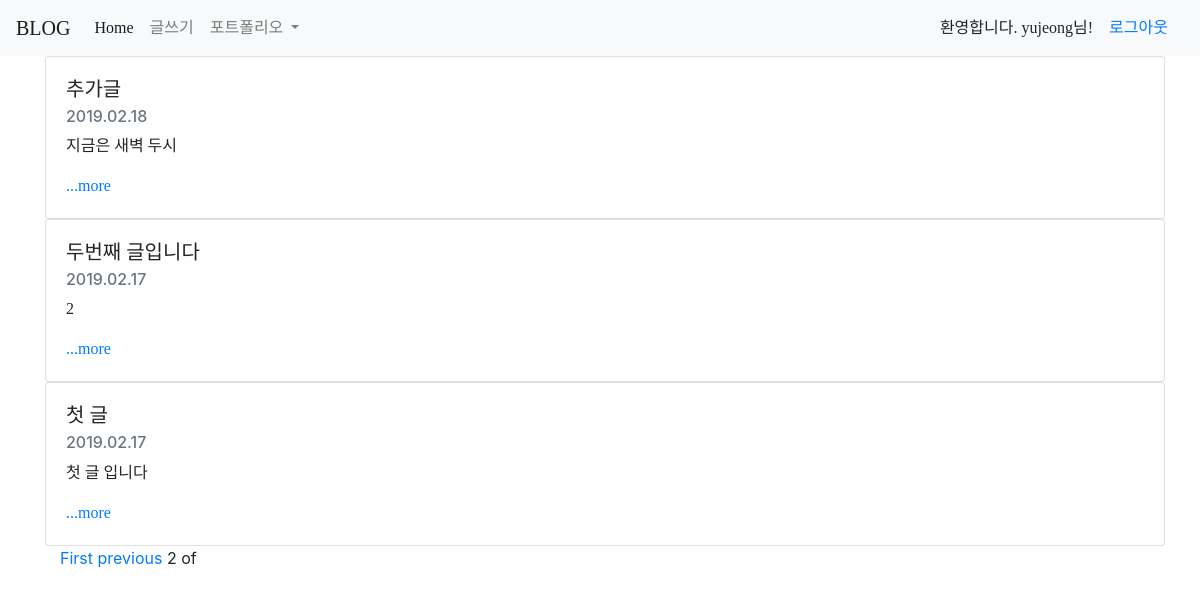
Page /?page=2 (signed in) on the committed database.
### blogApp/models.py (models this page shows, shortened)
class Blog(models.Model):
    title = models.CharField(max_length=200)
    pub_date = models.DateTimeField('date published')
    body = models.TextField()
    def summary(self):
        return self.body[:100]
    def time(self):
        return self.pub_date.strftime("%Y.%m.%d")

### blogApp/views.py (the view)
# urls.py: path('', blogApp.views.home, name="home"),
def home(request):
    blogs = Blog.objects.order_by('-pub_date')
    paginator = Paginator(blogs, 3)
    page = request.GET.get('page')
    posts = paginator.get_page(page)
    return render(request, 'home.html', {'blogs':blogs, 'posts':posts })

### blogApp/templates/home.html (shortened to what this page needs)
{% extends 'base.html' %}
{% block content %}
    {% for blog in posts %}
        <div class="card" style="width: 70rem;">
            <div class="card-body">
                <h5 id = no class="card-title">{{ blog.title }}</h5>
                <h6 class="card-subtitle mb-2 text-muted">{{blog.time}}</h6>
                <p id = dog class="card-text">{{ blog.summary}} </p>
                <a id = dog href="{% url 'detail' blog.id %}" class="card-link">...more</a>
            </div>
        </div>
    {% endfor %}
    <div class = container>
        {% if posts.has_previous %}
            <a href="?page1">First</a>
            <a href="?page={{posts.previous_page_number}}">previous</a>
        {% endif %}
        <span>{{posts.number}}</span>
        <span>of</span>
    </div>
{% endblock %}

### blog/templates/base.html (shortened to what this page needs)
{% load staticfiles %}
<head>
  <link rel="stylesheet" href="https://stackpath.bootstrapcdn.com/bootstrap/4.3.1/css/bootstrap.min.css">
</head>
<body>
    <nav class="navbar navbar-expand-lg navbar-light bg-light">
        <a class="navbar-brand" href="{% url 'home' %}">BLOG</a>
        <div class="collapse navbar-collapse" id="navbarSupportedContent">
          <ul class="navbar-nav mr-auto">
            <li class="nav-item active">
              <a class="nav-link" href="{% url 'home' %}">Home <span class="sr-only">(current)</span></a>
            </li>
            <li class="nav-item">
              <a class="nav-link" href="{% url 'new' %}">글쓰기</a>
            </li>
            <li class="nav-item dropdown">
              <a class="nav-link dropdown-toggle" href="#" id="navbarDropdown" role="button" data-toggle="dropdown" aria-haspopup="true" aria-expanded="false">
                포트폴리오
              </a>
            </li>
          </ul>
          {% if user.is_authenticated %}
            환영합니다. {{user.username}}님!
            <a class="nav-link" href="javascript:{document.getElementById('logout').submit()}">로그아웃</a>
          {% else %}
            <a class="nav-link" href="{% url 'login' %}">로그인</a>
            <a class="nav-link" href="{% url 'signup' %}">회원가입</a>
          {% endif %}
        </div>
      </nav>
      <div class="container">
          {% block content %}
          {% endblock %}
      </div>
</body>

### blog/templates/base.html (style rules this page uses)
#no, .navbar-brand { font-family: 'yg-jalnan'; }
#dog, #navbarSupportedContent { font-family: 'KOMACON'; }

### rows in the picture
Blog: title "추가글", time "2019.02.18", summary "지금은 새벽 두시"
Blog: title "두번째 글입니다", time "2019.02.17", summary "2"
Blog: title "첫 글", time "2019.02.17", summary "첫 글 입니다"

### other values in the picture
{{ user.username }} "yujeong"
{{ posts.number }} "2"
